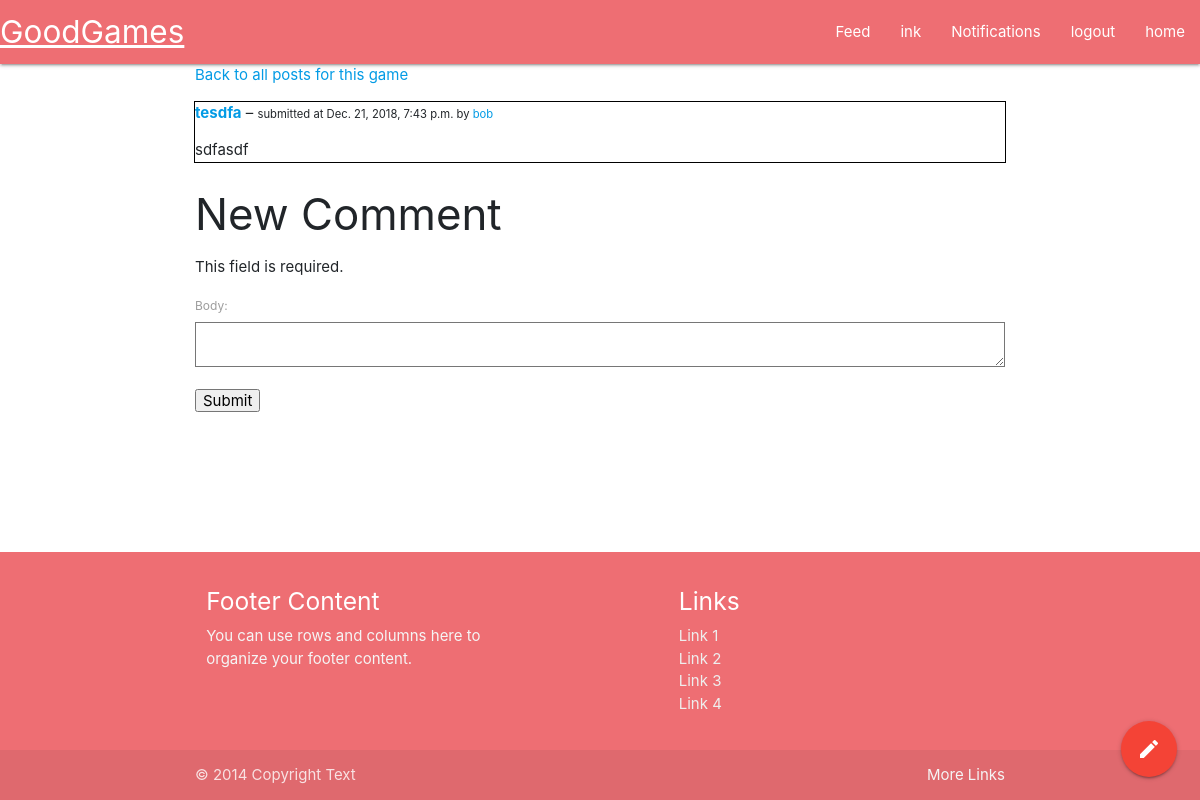
The page /game/1/post/1 (signed in) on the database its author committed.
### goodgames/models.py (models this page shows)
class Post(models.Model):
    title = models.CharField(max_length=100)
    body = models.TextField()
    game = models.ForeignKey(
        Game, on_delete=models.CASCADE, related_name='game')
    date = models.DateTimeField(auto_now=True)
    profile = models.ForeignKey(
        Profile, on_delete=models.CASCADE, related_name='profile')

class Profile(models.Model):
    user = models.OneToOneField(User, on_delete=models.CASCADE)
    name = models.CharField(max_length=50)
    collection = models.ManyToManyField(
        'Game', symmetrical=False, blank=True, related_name="collection")
    wishlist = models.ManyToManyField(
        'Game', symmetrical=False, blank=True, related_name="wishlist")
    def __str__(self):
        return self.name

### goodgames/views.py (the view, shortened to what this page needs)
# urls.py: path('game/<int:game_id>/post/<int:post_id>', views.post_view),
def post_view(request, game_id, post_id):
    game = Game.objects.filter(igdb_id=game_id).first()
    post = Post.objects.filter(id=post_id).first()
    comments = Comment.objects.filter(post=post)
    form = CommentForm(None or request.POST)
    return render(request, 'post.html', {
        'data': {
            'game': game,
            'user': request.user.profile,
            'post': post,
            'comments': comments,
        },
        'form': form,
    })

### goodgames/forms.py
class CommentForm(forms.Form):
    body = forms.CharField(widget=forms.Textarea, max_length=5000)

### goodgames/templates/post.html (shortened to what this page needs)
{% extends 'base.html' %}
{% block main %}
<body>
    <p><a href="/game/{{ data.game.igdb_id }}/posts">Back to all posts for this game</a></p>
    <div style="outline: 1px solid black">
        <p><a href="/game/{{ data.game.igdb_id }}/post/{{ data.post.id }}"><b>{{ data.post.title }}</b></a> – <span style="font-size: .75em">submitted at {{ data.post.date }} by <a href="/profile/{{ data.post.profile.id }}">{{ data.post.profile }}</a></span></p>
        <p>{{ data.post.body }}
    </div>
    {% if data.user %}
    <h3>New Comment</h3>
    <form action='/game/{{ data.game.igdb_id }}/post/{{ data.post.id }}' method="post">
        {{ form.as_p }}
        <input type='submit' value='Submit'>
    </form>
    {% endif %}
</body>
{% endblock %}

### goodgames/templates/header.html
<nav>
    <div class="nav-wrapper">
        <a href="/" class="brand-logo m6">GoodGames</a>
        <ul id="nav-mobile" class="right hide-on-med-and-down">
        {% if request.user.is_authenticated %}
        <li><a href="/feed/"> Feed </a></li>
        <li><a href="/profile/{{ request.user.id }}"> {{ request.user }} </a></li>
        <li><a href="/notifications"> Notifications </a></li>
        <li><a href="/logout">logout</a></li>
        <li><a href="/">home</a></li>
        {% else %}
            <li><a href="/login">Sign in</a></li>
            <li><a href="/signup">Sign up</a></li>
            <li><a href="/">home</a></li>
        {% endif %}
        </ul>
    </div>
</nav>

### goodgames/static/css/main.css (style rules this page uses)
body { display: flex; min-height: 100vh; flex-direction: column; }

### rows shown on the page
Post: post "tesdfa", post "Dec. 21, 2018, 7:43 p.m.", post.profile "bob", post.body "sdfasdf"

### other values the page prints
{{ request.user }} "ink"
